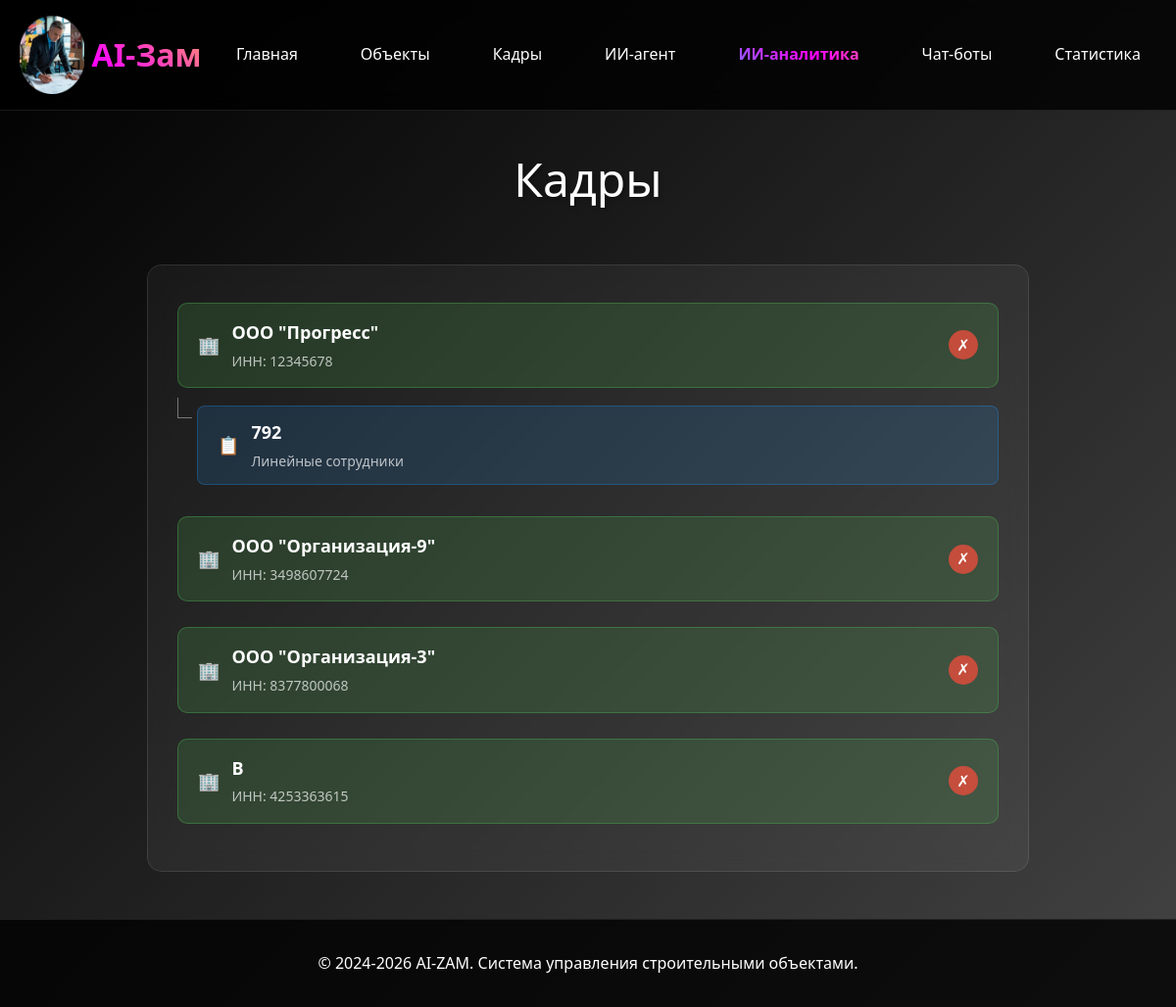
/sotrudniki/organizations/, run on an earlier commit of the app's database.
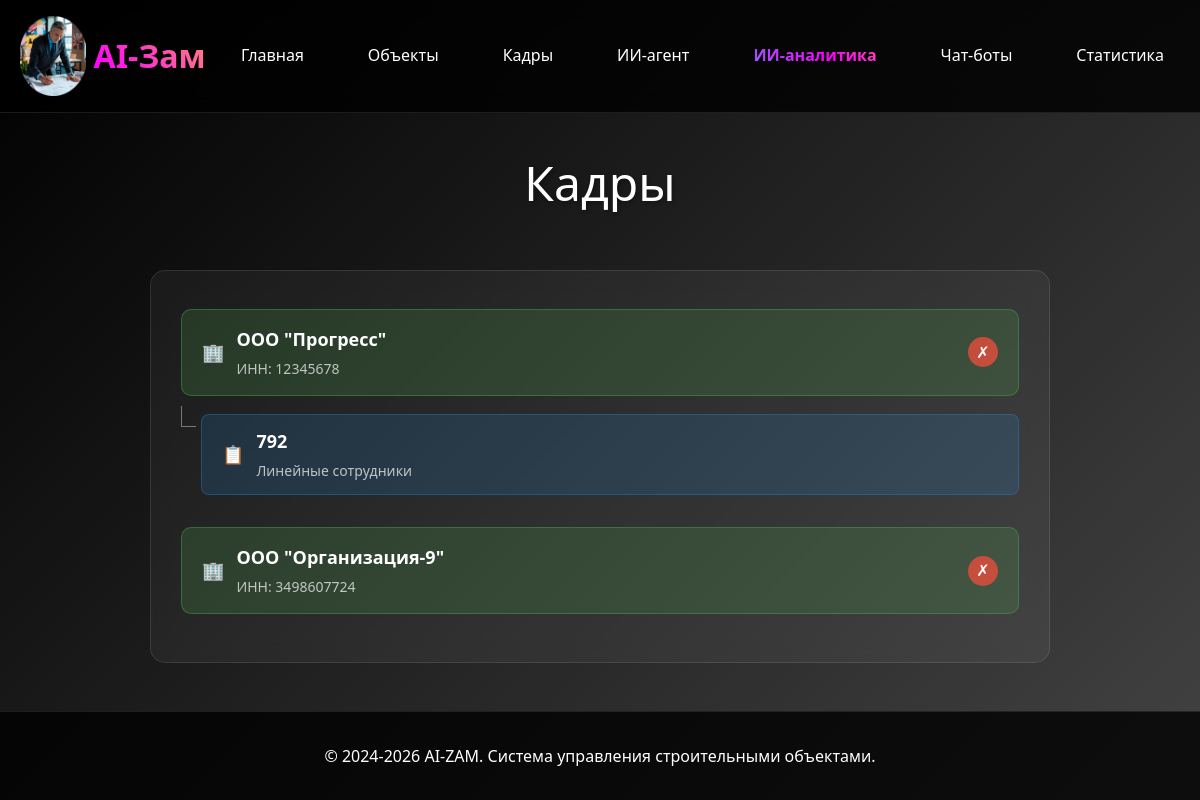
And on a later commit of the database.
### sotrudniki/models.py (models this page shows, shortened)
class Organizaciya(models.Model):
    nazvanie = models.CharField(max_length=300, verbose_name="Название")
    inn = models.CharField(max_length=12, unique=True, verbose_name="ИНН")
    ogrn = models.CharField(max_length=15, verbose_name="ОГРН", null=True, blank=True)
    adres = models.TextField(verbose_name="Адрес", null=True, blank=True)
    is_active = models.BooleanField(default=True, verbose_name="Активная")
    class Meta:
        verbose_name = "Организация"
        verbose_name_plural = "Организации"

class Podrazdelenie(models.Model):
    organizaciya = models.ForeignKey(
        'Organizaciya',
        on_delete=models.CASCADE,
        verbose_name="Организация",
        related_name="podrazdeleniya",
        null=True,
        blank=True
    )
    kod = models.CharField(max_length=50, unique=True, verbose_name="Код")
    nazvanie = models.CharField(max_length=200, verbose_name="Название")
    class Meta:
        verbose_name = "Подразделение"
        verbose_name_plural = "Подразделения"

### sotrudniki/views.py (the view)
# urls.py: path('organizations/', views.organizations_list, name='organizations'),
def organizations_list(request):
    organizacii = Organizaciya.objects.filter(is_active=True)
    return render(request, 'sotrudniki/organizations.html', {'organizacii': organizacii})

### sotrudniki/templates/sotrudniki/organizations.html (shortened to what this page needs)
{% extends 'base/base.html' %}
{% block content %}
<div class="page-title">Кадры</div>
<div class="tree-container">
    <div class="tree">
        <ul>
            {% for organizaciya in organizacii %}
            <li>
                <div class="org-node">
                    <div style="display: flex; align-items: center;">
                        <div class="node-icon">🏢</div>
                        <div class="node-info">
                            <div class="node-title">{{ organizaciya.nazvanie }}</div>
                            <div class="node-subtitle">ИНН: {{ organizaciya.inn }}</div>
                        </div>
                    </div>
                    <button onclick="deleteOrganization({{ organizaciya.id }})" class="delete-btn" title="Удалить организацию">✗</button>
                </div>
                <ul>
                    {% for podrazdelenie in organizaciya.podrazdeleniya.all %}
                    <li>
                        <div class="dept-node" onclick="location.href='{% url 'sotrudniki:list' %}?podrazdelenie={{ podrazdelenie.id }}'">
                            <div class="node-icon">📋</div>
                            <div class="node-info">
                                <div class="node-title">{{ podrazdelenie.kod }}</div>
                                <div class="node-subtitle">{{ podrazdelenie.nazvanie }}</div>
                            </div>
                        </div>
                    </li>
                    {% endfor %}
                </ul>
            </li>
            {% empty %}
            <li>
                <div style="text-align: center; color: rgba(255, 255, 255, 0.7); padding: 20px;">Нет организаций</div>
            </li>
            {% endfor %}
        </ul>
    </div>
</div>
{% endblock %}

What changed in the data, as far as the page shows it:
no longer on this page (row edited): Organizaciya: nazvanie "ООО \"Организация-3\"", inn "8377800068"
no longer on this page (row edited): Organizaciya: nazvanie "B", inn "4253363615"
